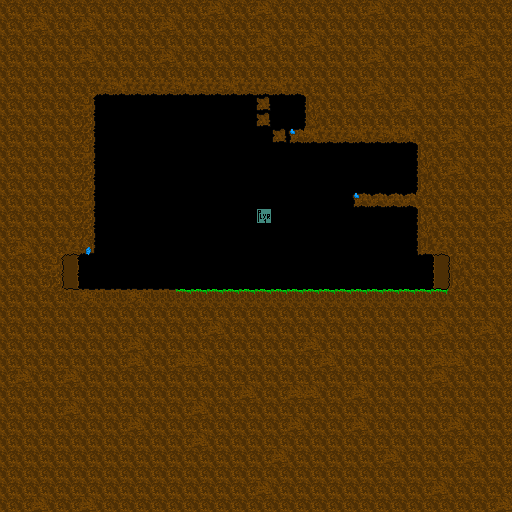

A level layout from a 2D game, rendered from its tile map. Below: a short description, then the map file with tile-grid data replaced by summaries:
An orthogonal 32x32 tile map with 16x16 px tiles, 3 tile layers (bg, tiles, ents), 5 tilesets.

<map version="1.0" orientation="orthogonal" width="32" height="32" tilewidth="16" tileheight="16">
 <tileset firstgid="1" name="cave" tilewidth="16" tileheight="16">
  <image source="tiles/cave.png" width="256" height="16" />
 </tileset>
 <tileset firstgid="17" name="cave_grass" tilewidth="16" tileheight="16">
  <image source="tiles/cave_grass.png" width="256" height="16" />
 </tileset>
 <tileset firstgid="33" name="entities" tilewidth="16" tileheight="16">
  <image source="tiles/entities.png" width="128" height="128" />
  <tile id="0">
   <properties>
    <property name="isEntity" value="true" />
   </properties>
  </tile>
 </tileset>
 <tileset firstgid="97" name="cave_bg" tilewidth="16" tileheight="16">
  <image source="tiles/cave_bg.png" width="256" height="16" />
 </tileset>
 <tileset firstgid="113" name="cave2" tilewidth="16" tileheight="16">
  <image source="tiles/cave2.png" width="256" height="16" />
 </tileset>
 <layer name="bg" width="32" height="32">
  <properties>
   <property name="type" value="bg" />
  </properties>
  <data>[1024 cells, 16 non-empty, 3 distinct tile ids]</data>
 </layer>
 <layer name="tiles" width="32" height="32">
  <properties>
   <property name="type" value="tile" />
  </properties>
  <data>[1024 cells, 805 non-empty, 16 distinct tile ids]</data>
 </layer>
 <layer name="ents" width="32" height="32" opacity="0.54">
  <properties>
   <property name="type" value="entity" />
  </properties>
  <data>[1024 cells, 1 non-empty, 1 distinct tile ids]</data>
 </layer>
</map>